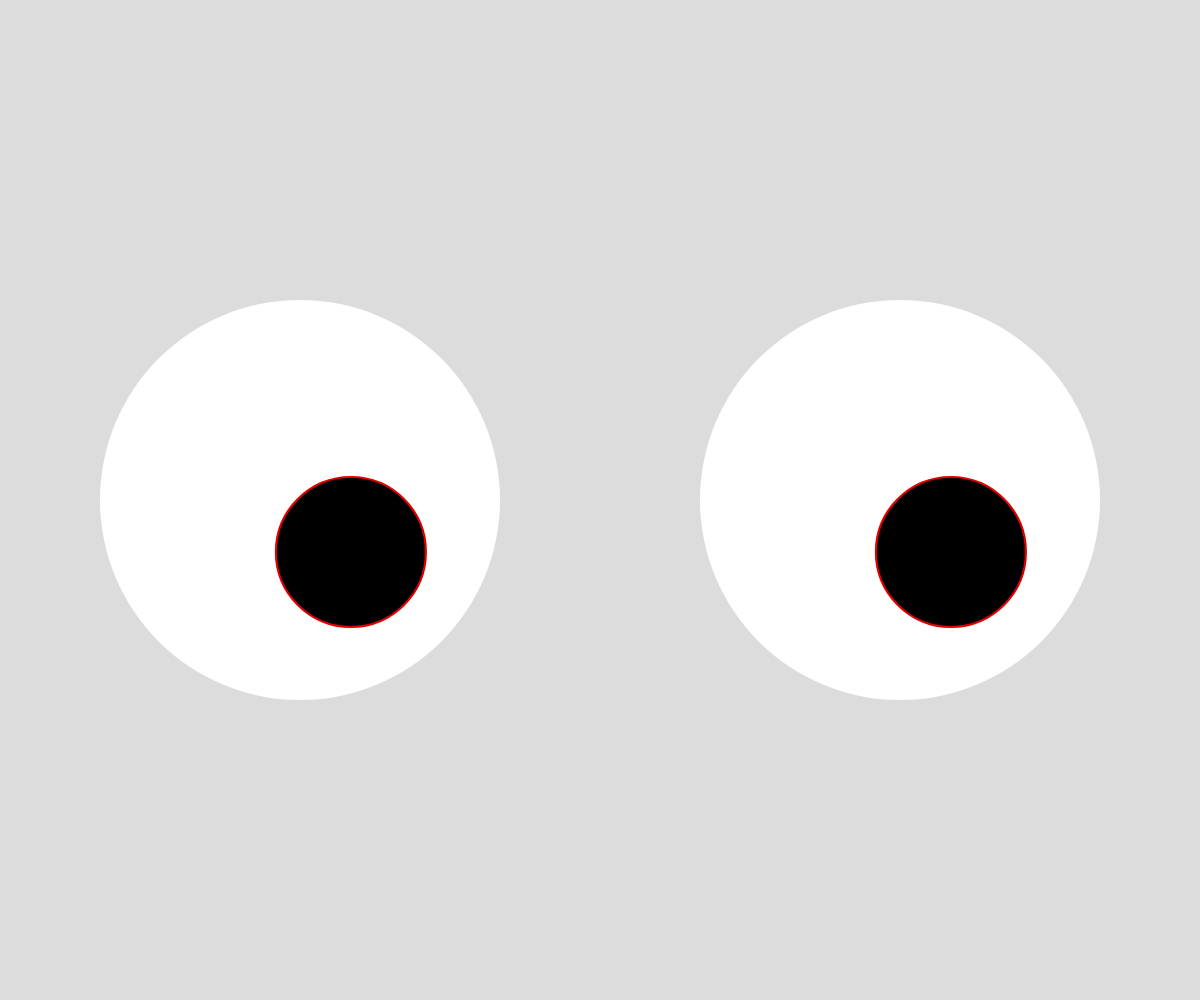
Frame 1 (no input)
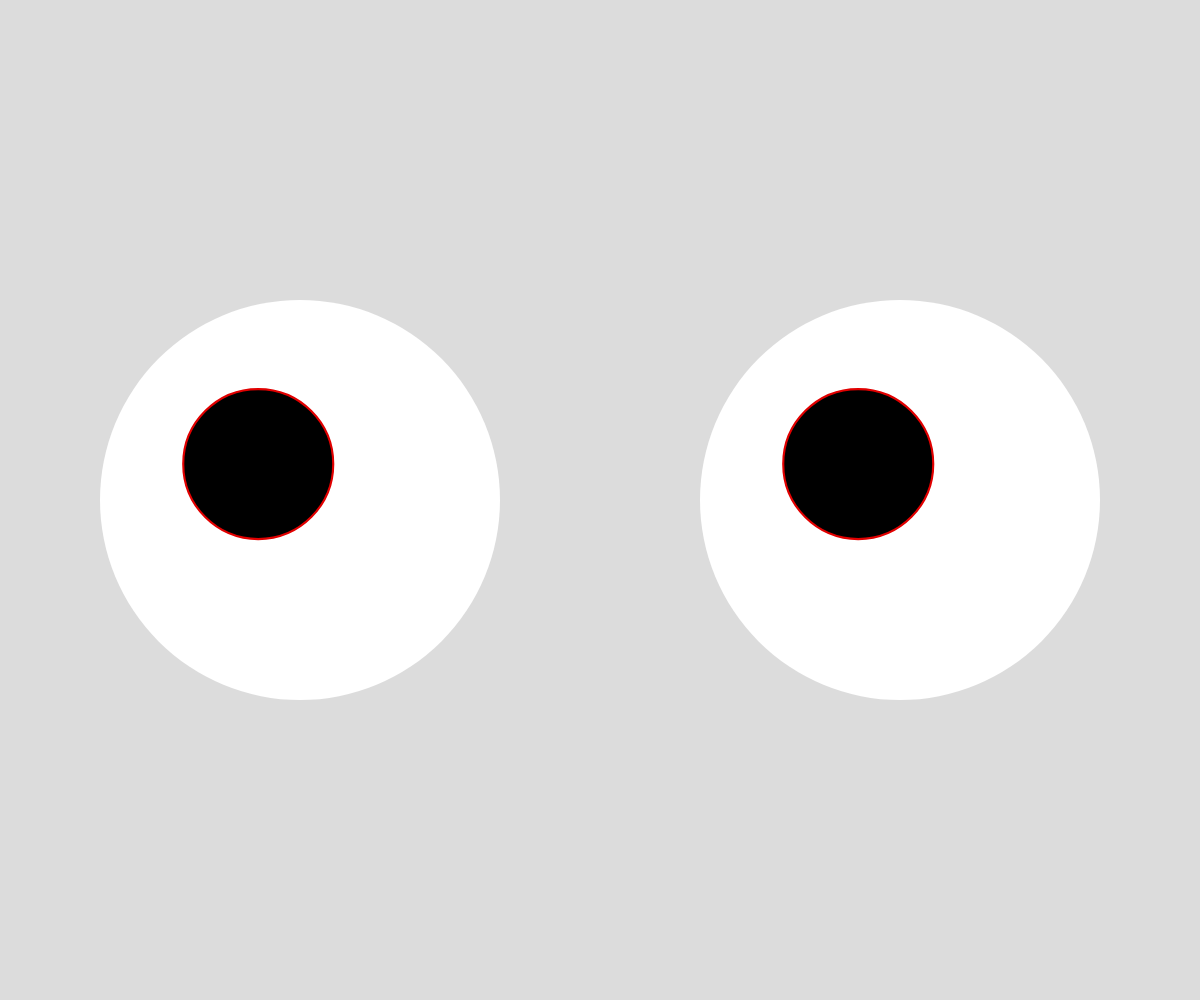
Frame 60 (no input)
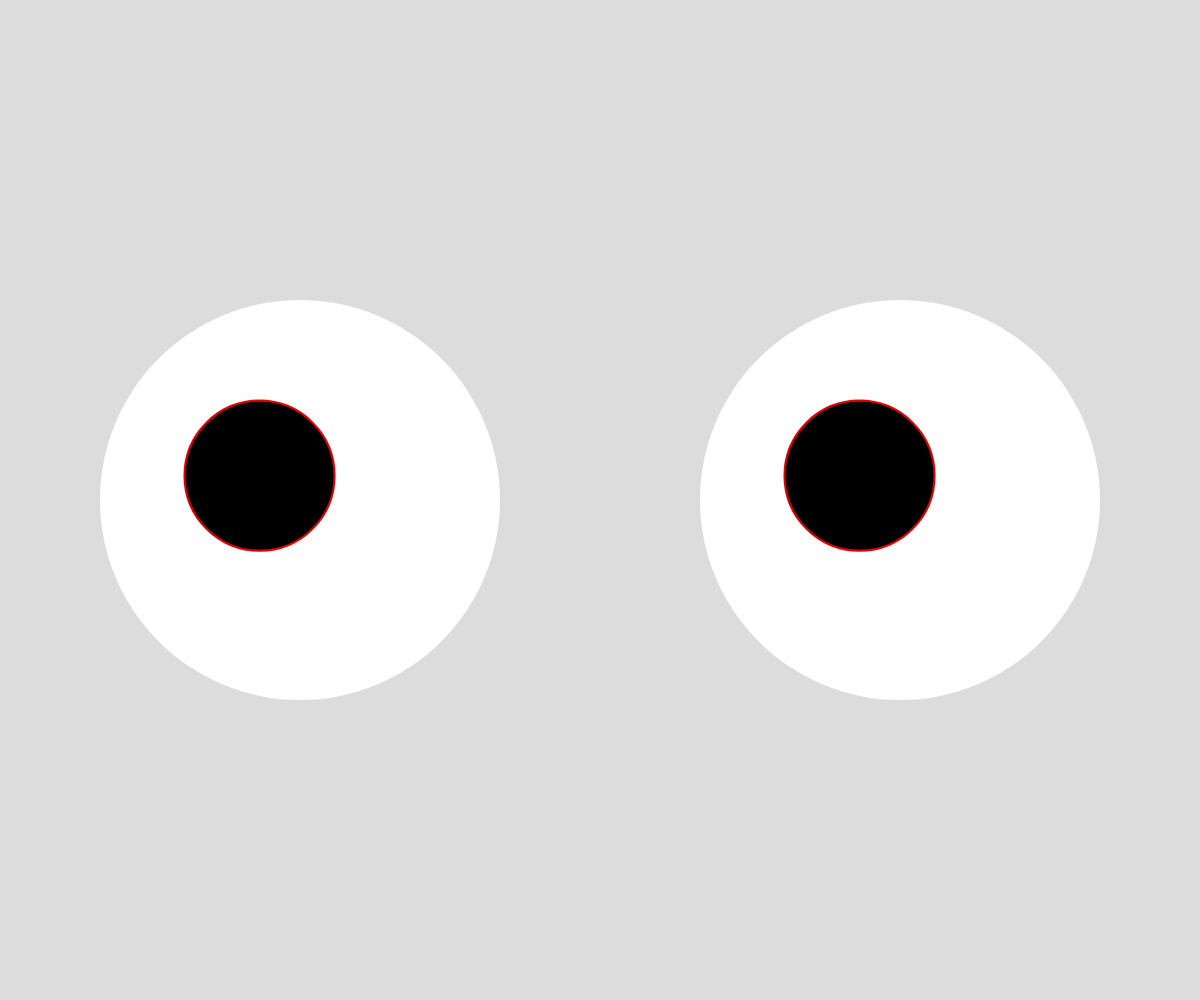
Frame 120 (the mouse pressed at the canvas centre since frame 60)

The p5.js sketch that drew these frames (run headless with seeded random() and noise() and a simulated clock; from frame 60 on, the mouse is pressed at the canvas centre):

// p5.js sketch
// ── sketch.js
// initial values to feed the purlin noise
let xOffset = 0;
let yOffset = 0;

function setup() {
  createCanvas(windowWidth, windowHeight);
}

function draw() {
  background(220);
  noStroke();

  // x/y positions for the pupils using perlin noise
  let eyballXPos1 = (noise(xOffset) * width) / 4 + width / 8;
  let eyballYPos1 = (noise(yOffset) * height) / 4 + height / 2.6;

  let eyballXPos2 = (noise(xOffset) * width) / 4 + (width * 5) / 8;
  let eyballYPos2 = (noise(yOffset) * height) / 4 + height / 2.6;

  // left eyeball
  fill(255);
  circle(width / 4, height / 2, width / 3);
  fill(0);
  stroke(225,0,0)
  strokeWeight(2.14)
  circle(eyballXPos1, eyballYPos1, width / 8);

  // right eyeball
  noStroke();
  fill(255);
  circle((width * 3) / 4, height / 2, width / 3);
  fill(0);
  stroke(225,0,0)
  strokeWeight(2.14)
  circle(eyballXPos2, eyballYPos2, width / 8);

  // increment the purlin noise seed
  xOffset += 0.01;
  yOffset += 0.012;
}
// ── style.css
html,
body {
  margin: 0;
  padding: 0;
}

canvas {
  display: block;
}

#name {
  position: absolute;

}

#name p {
  font-weight: 900;
  font-size: 2em;
  position: relative;
  color: crimson;
  padding-left: 40px;

}
